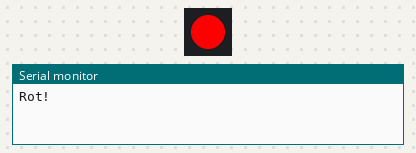
Recording of a sketch running on a simulated Arduino Uno, built with avr-gcc and run on an emulated ATmega328P. Parts: 1 RGB LEDs in strip order, left to right, the last lines printed to the serial monitor. The strip is taken to match the declared colour order.

Above: at 0.1 s.
At 2.1 s:
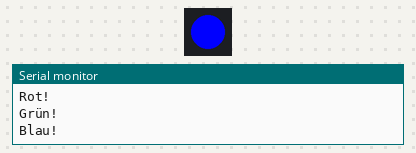
At 14.99 s:
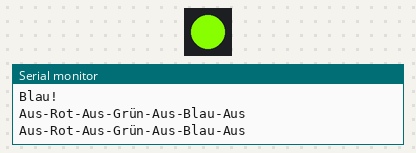
At 33.1 s:
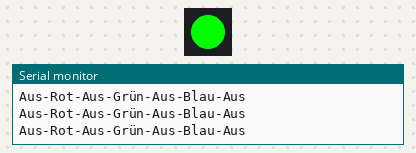
Timing chart, 0 to 40.0 s (numbered marks = the images above):
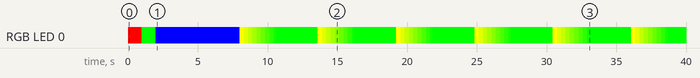

The sketch:

Test1.ino
```cpp
#include <Adafruit_NeoPixel.h>

  #define PIN 6
  #define ANZ_LEDS 1


Adafruit_NeoPixel strip = Adafruit_NeoPixel(ANZ_LEDS, PIN, NEO_RGB + NEO_KHZ800);

void setup()
{
  Serial.begin(9600);

  strip.begin();
  strip.show();

  strip.setBrightness(255);
}


void loop()
{
  int Delay1 = 10;
  //Rot - Blau - Grün durchspringen
  Serial.println("Rot!");
  strip.setPixelColor(0, 255, 0, 0);
  strip.show();
  delay(1000);

  Serial.println("Grün!");
  strip.setPixelColor(0, 0, 255, 0);
  strip.show();
  delay(1000);

  Serial.println("Blau!");
  strip.setPixelColor(0, 0, 0, 255);
  strip.show();
  delay(3000);

  strip.show();

  //Flüssiger Farbübergang

  for (int j=0; j<=12 ;j++)
  {
    if (j=0) {delay(3000); Serial.println("Farbspektrum");}
    if (j=7) {delay(3000); Serial.println("Aus-Rot-Aus-Grün-Aus-Blau-Aus");}

    for (int i=0; i<=255; i++)
    {
      if(j=0)  {strip.setPixelColor(0, 255, i, 0);}
      else if (j=1) {strip.setPixelColor(0, 255-i, 255, 0);}
      else if (j=2) {strip.setPixelColor(0, 0, 255, i);}
      else if (j=3) {strip.setPixelColor(0, 0, 255-i, 255);}
      else if (j=4) {strip.setPixelColor(0, i, 0, 255);}
      else if (j=5) {strip.setPixelColor(0, i, 0, 255-i);}
      else if (j=6) {strip.setPixelColor(0, 255-i, 0, 0);}

      else if (j=7) {strip.setPixelColor(0, i, 0, 0);}
      else if (j=8) {strip.setPixelColor(0, 255-i, 0, 0);}
      else if (j=9) {strip.setPixelColor(0, 0, i, 0);}
      else if (j=10) {strip.setPixelColor(0, 0, 255-i, 0);}
      else if (j=11) {strip.setPixelColor(0, 0, 0, i);}
      else if (j=12) {strip.setPixelColor(0, 0, 0, 255-i);}

      strip.show();
      delay(Delay1);
    }
  }

  strip.show();

  delay(3000);
  //Brightness-Test

  Serial.println("Helligkeitstest");
  for (int k=0; k<=255; k++)
  {
    strip.setPixelColor(0, 255, 0, 0);
    strip.setBrightness(255-k);

    strip.show();
    delay(Delay1);
  }

  for (int m=0; m<=255; m++)
  {
    strip.setPixelColor(0, 255, 0, 0);
    strip.setBrightness(m);

    strip.show();
    delay(Delay1);
  }
  delay(3000);

  //Weis-Test
  Serial.println("Weis-Test");
  strip.show();
  for (int n=0; n<=255; n++)
  {
    strip.setPixelColor(0, n, n, n);

    strip.show();
    delay(Delay1);
  }
  delay(3000);

}
```

Measured:
- by itself, RGB LED 0: off → RGB(255, 0, 0) at 0.00 s, → RGB(0, 255, 0) 1.0 s later, → RGB(0, 0, 255) 1.0 s later, → RGB(255, 255, 0) 6.0 s later, … (63 changes in this stretch)
